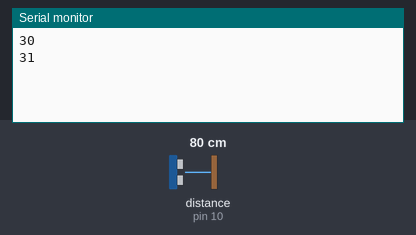
A sketch run on a simulated Arduino Uno, built with avr-gcc and run on an emulated ATmega328P. On the bench: the last lines printed to the serial monitor. Wiring (inferred from the names in the program): ultrasonic range finder: trigger pin 9; echo pin 10. The test bench sets the inputs (shaded band); at power-on: distance to the obstacle (sensor on pin 10) 80 cm. The echo pulse lasts 58.3 µs per cm.

Above: at 1.8 s.
1.9 s: distance to the obstacle (sensor on pin 10) set to 2 cm
At 2.8 s:
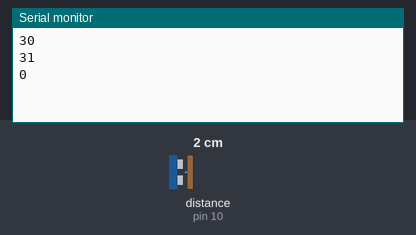
3.4 s: distance to the obstacle (sensor on pin 10) set to 4 cm
At 4.8 s:
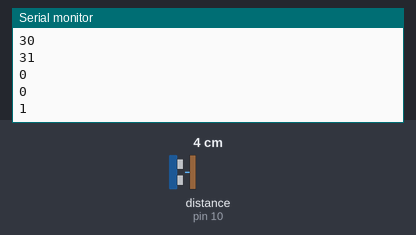
Timing chart, 0 to 6.4 s (numbered marks = the images above; inputs shaded):
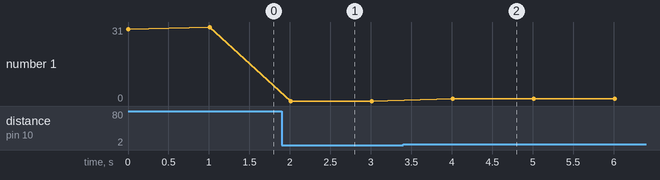

Measured:
- after the input at 1.9 s, the serial monitor: prints a new line after 0.11 s (image 1)
- after the input at 3.4 s, the serial monitor: prints a new line after 0.61 s (image 2)
- plotted number 1: 31 → 0 after the input at 1.9 s, 0 → 1 after the input at 3.4 s

The sketch:

hcsr04_serial_input.ino
```cpp
const int trigPin = 9; //pin connected to arduino, sensor trigger
const int echoPin = 10; //pin connected to arduino, sensor echo

long duration;
int distCm, distInch;

void setup() {
  Serial.begin(9600);
  /* Set up for pins */
  pinMode(trigPin, OUTPUT);
  pinMode(echoPin, INPUT);
}

void loop() {
  digitalWrite(trigPin, LOW);
  delayMicroseconds(2);

  digitalWrite(trigPin, HIGH);
  delayMicroseconds(10);
  digitalWrite(trigPin, LOW);

  duration = pulseIn(echoPin, HIGH);
  distCm = duration * 0.034/2;
  distInch = duration * 0.0133/2;
//
//  Serial.print("Distance in cm: ");
//  Serial.println(distCm);
//
//  Serial.print("Distance in inches: ");
  Serial.println(distInch);

  delay(1000);
}
```

hcsr04START.ino
```cpp
//#define trigPin 13
//#define echoPin 12
//#define led 11
//
//void setup() {
//  Serial.begin (9600);
//  pinMode(trigPin, OUTPUT);
//  pinMode(echoPin, INPUT);
//  pinMode(led, OUTPUT);
//}
//
//void loop() {
//long duration, distance;
//
//digitalWrite(trigPin, LOW);
//delayMicroseconds(2);
//digitalWrite(trigPin, HIGH);
//delayMicroseconds(10);
//digitalWrite(trigPin, LOW);
//duration = pulseIn(echoPin, HIGH);
//distance = (duration/2) / 29.1;
//
//if (distance < 31) {
//  digitalWrite(led,HIGH);
//} else {
//digitalWrite(led,LOW);
//}
//
//Serial.print(distance);
//Serial.println(" cm");
//delay(200);
//}
//
```
